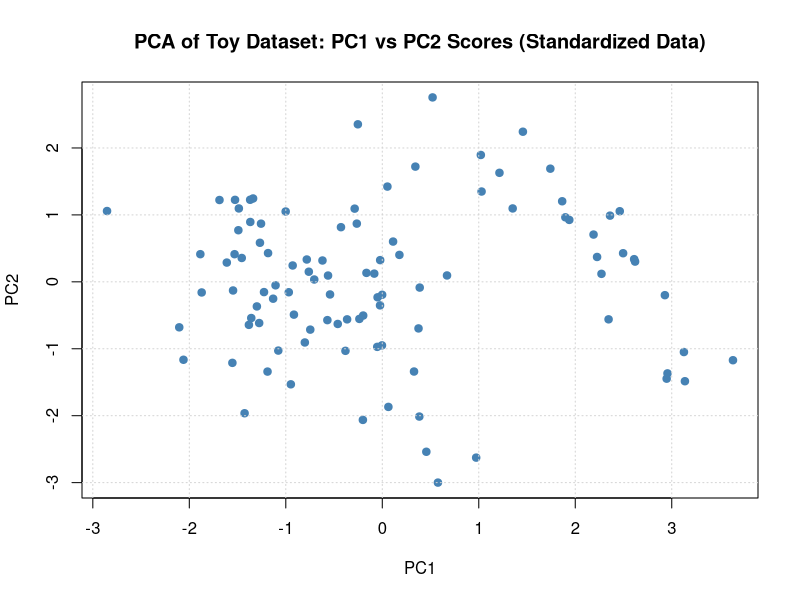
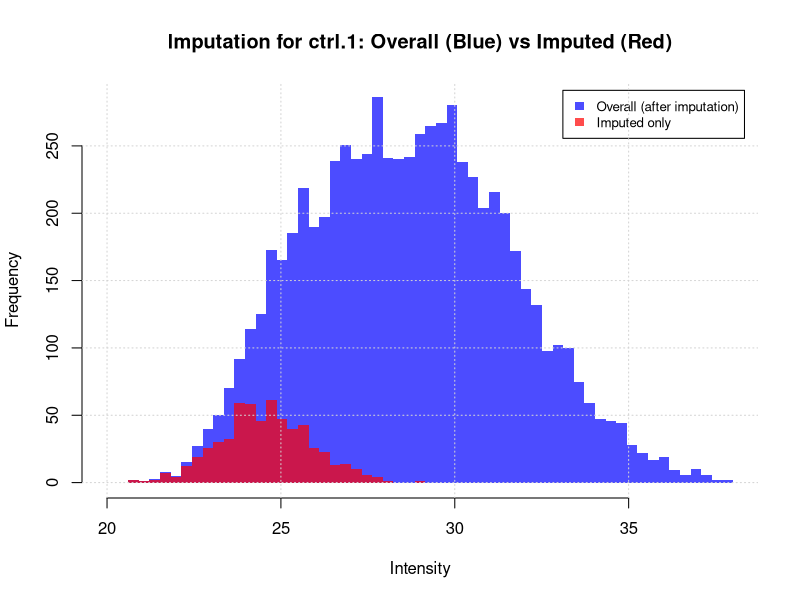
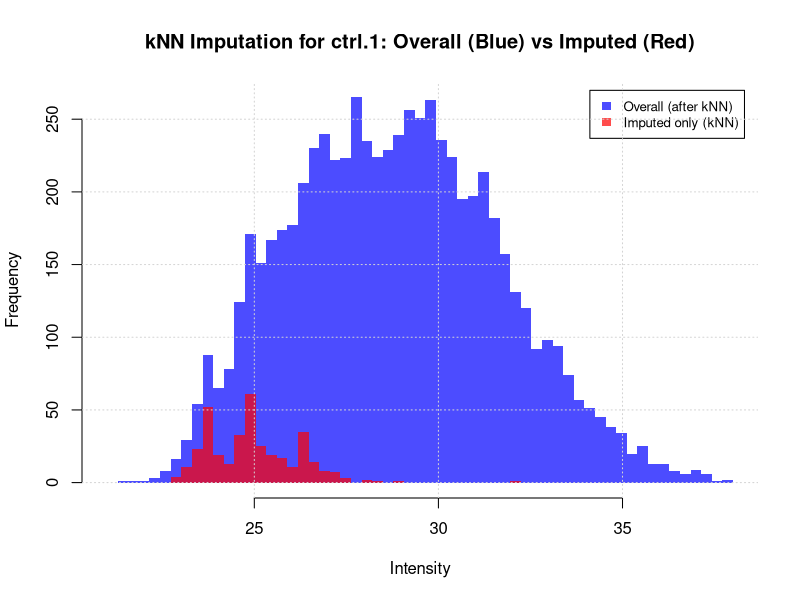

The R source for these figures, in order:
## ---- chunk 1
knitr::opts_chunk$set(
echo = TRUE,
warning = FALSE,
message = FALSE,
fig.align = "center",
fig.width = 6,
fig.height = 4
)
## ---- chunk 2
pca_raw <- read.delim("Assignment_1_supplement/pca_toy.txt", check.names = FALSE)
pca_scaled <- scale(pca_raw)
pca_summary <- data.frame(
  variable = colnames(pca_raw),
  mean = apply(pca_scaled, 2, mean),
  sd = apply(pca_scaled, 2, sd)
)
pca_summary
## ---- chunk 3
pca_model <- prcomp(pca_scaled, center = FALSE, scale. = FALSE)
pca_scores <- as.data.frame(pca_model$x[, 1:2])
## ---- chunk 4
plot(
  pca_scores$PC1,
  pca_scores$PC2,
  xlab = "PC1",
  ylab = "PC2",
  main = "PCA of Toy Dataset: PC1 vs PC2 Scores (Standardized Data)",
  pch = 19,
  col = "steelblue"
)
grid()
## ---- chunk 5
pca_loadings <- pca_model$rotation[, 1:2]
pca_loadings
## ---- chunk 6
importance_table <- summary(pca_model)$importance
importance_table
## ---- chunk 7
impute_from_distribution <- function(x, percentile = 0.05, sd_ratio = 0.5, seed = 42) {
  if (!is.null(seed)) set.seed(seed)
  obs <- x[!is.na(x)]
  m <- mean(obs)
  s <- sd(obs)
  mu_imp <- qnorm(percentile, mean = m, sd = s)
  sd_imp <- sd_ratio * s
  n_miss <- sum(is.na(x))
  imp_vals <- rnorm(n_miss, mean = mu_imp, sd = sd_imp)
  x_imp <- x
  x_imp[is.na(x_imp)] <- imp_vals
  list(values = x_imp, imputed = imp_vals, mu_imp = mu_imp, sd_imp = sd_imp,
       mean_obs = m, sd_obs = s, n_missing = n_miss)
}
## ---- chunk 8
ms_raw <- read.delim("Assignment_1_supplement/ms_toy.txt", check.names = FALSE)
ctrl1 <- ms_raw$ctrl.1
sum(is.na(ctrl1))  # missing count before

imp_ctrl1 <- impute_from_distribution(ctrl1, percentile = 0.05, sd_ratio = 0.5, seed = 123)
sum(is.na(imp_ctrl1$values))  # missing count after
## ---- chunk 9
all_vals <- imp_ctrl1$values
imp_vals <- imp_ctrl1$imputed
brks <- seq(floor(min(all_vals)), ceiling(max(all_vals)), length.out = 60)

hist(all_vals,
     breaks = brks,
     col = rgb(0, 0, 1, 0.7), border = NA,
     main = "Imputation for ctrl.1: Overall (Blue) vs Imputed (Red)",
     xlab = "Intensity")
hist(imp_vals,
     breaks = brks,
     col = rgb(1, 0, 0, 0.7), border = NA,
     add = TRUE)
legend("topright", inset = 0.02,
       legend = c("Overall (after imputation)", "Imputed only"),
       fill = c(rgb(0, 0, 1, 0.7), rgb(1, 0, 0, 0.7)), border = NA, cex = 0.8)
grid()
## ---- chunk 10
data.frame(
  observed_mean = round(imp_ctrl1$mean_obs, 3),
  observed_sd = round(imp_ctrl1$sd_obs, 3),
  imputed_mean = round(imp_ctrl1$mu_imp, 3),
  imputed_sd = round(imp_ctrl1$sd_imp, 3),
  n_missing = imp_ctrl1$n_missing
)
## ---- chunk 11
percentiles <- c(0.01, 0.05, 0.10)
ratios <- c(0.2, 0.4, 0.6)
out <- list()
for (p in percentiles) {
  for (r in ratios) {
    tmp <- impute_from_distribution(ctrl1, percentile = p, sd_ratio = r, seed = 123)
    out[[length(out) + 1]] <- data.frame(
      percentile = p,
      sd_ratio = r,
      imputed_mean = tmp$mu_imp,
      imputed_sd = tmp$sd_imp
    )
  }
}
do.call(rbind, out)
## ---- chunk 12
ms_ctrl <- ms_raw[, c("ctrl.1", "ctrl.2", "ctrl.3")]
all_three_na <- rowSums(is.na(ms_ctrl)) == ncol(ms_ctrl)
ms_ctrl_filt <- ms_ctrl[!all_three_na, ]

missing_before_ctrl1 <- sum(is.na(ms_ctrl_filt$ctrl.1))
list(rows_after_filter = nrow(ms_ctrl_filt), missing_ctrl1_before = missing_before_ctrl1)
## ---- chunk 13
if (!requireNamespace("VIM", quietly = TRUE)) {
  stop("Package 'VIM' is required for kNN imputation. Install with install.packages('VIM').")
}

suppressPackageStartupMessages(library(VIM))
knn_res <- VIM::kNN(ms_ctrl_filt, k = 5, imp_var = TRUE)

# Extract imputed indicator and values for ctrl.1
imp_flag_ctrl1 <- knn_res$ctrl.1_imp
if (!is.logical(imp_flag_ctrl1)) imp_flag_ctrl1 <- as.logical(imp_flag_ctrl1)

ctrl1_knn_all <- knn_res$ctrl.1
ctrl1_knn_imp <- ctrl1_knn_all[imp_flag_ctrl1]

list(
  missing_ctrl1_after = sum(is.na(ctrl1_knn_all)),
  imputed_count_ctrl1 = length(ctrl1_knn_imp)
)
## ---- chunk 14
brks2 <- seq(floor(min(ctrl1_knn_all)), ceiling(max(ctrl1_knn_all)), length.out = 60)
hist(ctrl1_knn_all,
     breaks = brks2,
     col = rgb(0, 0, 1, 0.7), border = NA,
     main = "kNN Imputation for ctrl.1: Overall (Blue) vs Imputed (Red)",
     xlab = "Intensity")
hist(ctrl1_knn_imp,
     breaks = brks2,
     col = rgb(1, 0, 0, 0.7), border = NA,
     add = TRUE)
legend("topright", inset = 0.02,
       legend = c("Overall (after kNN)", "Imputed only (kNN)"),
       fill = c(rgb(0, 0, 1, 0.7), rgb(1, 0, 0, 0.7)), border = NA, cex = 0.8)
grid()
## ---- chunk 15
compare_df <- rbind(
  data.frame(
    method = "Distribution",
    n = length(imp_ctrl1$values),
    missing_before = sum(is.na(ms_raw$ctrl.1)),
    imputed_n = length(imp_ctrl1$imputed),
    mean_overall = mean(imp_ctrl1$values),
    sd_overall = sd(imp_ctrl1$values),
    mean_imputed = mean(imp_ctrl1$imputed),
    sd_imputed = sd(imp_ctrl1$imputed)
  ),
  data.frame(
    method = "kNN",
    n = length(ctrl1_knn_all),
    missing_before = missing_before_ctrl1,
    imputed_n = length(ctrl1_knn_imp),
    mean_overall = mean(ctrl1_knn_all),
    sd_overall = sd(ctrl1_knn_all),
    mean_imputed = mean(ctrl1_knn_imp),
    sd_imputed = sd(ctrl1_knn_imp)
  )
)
compare_df
